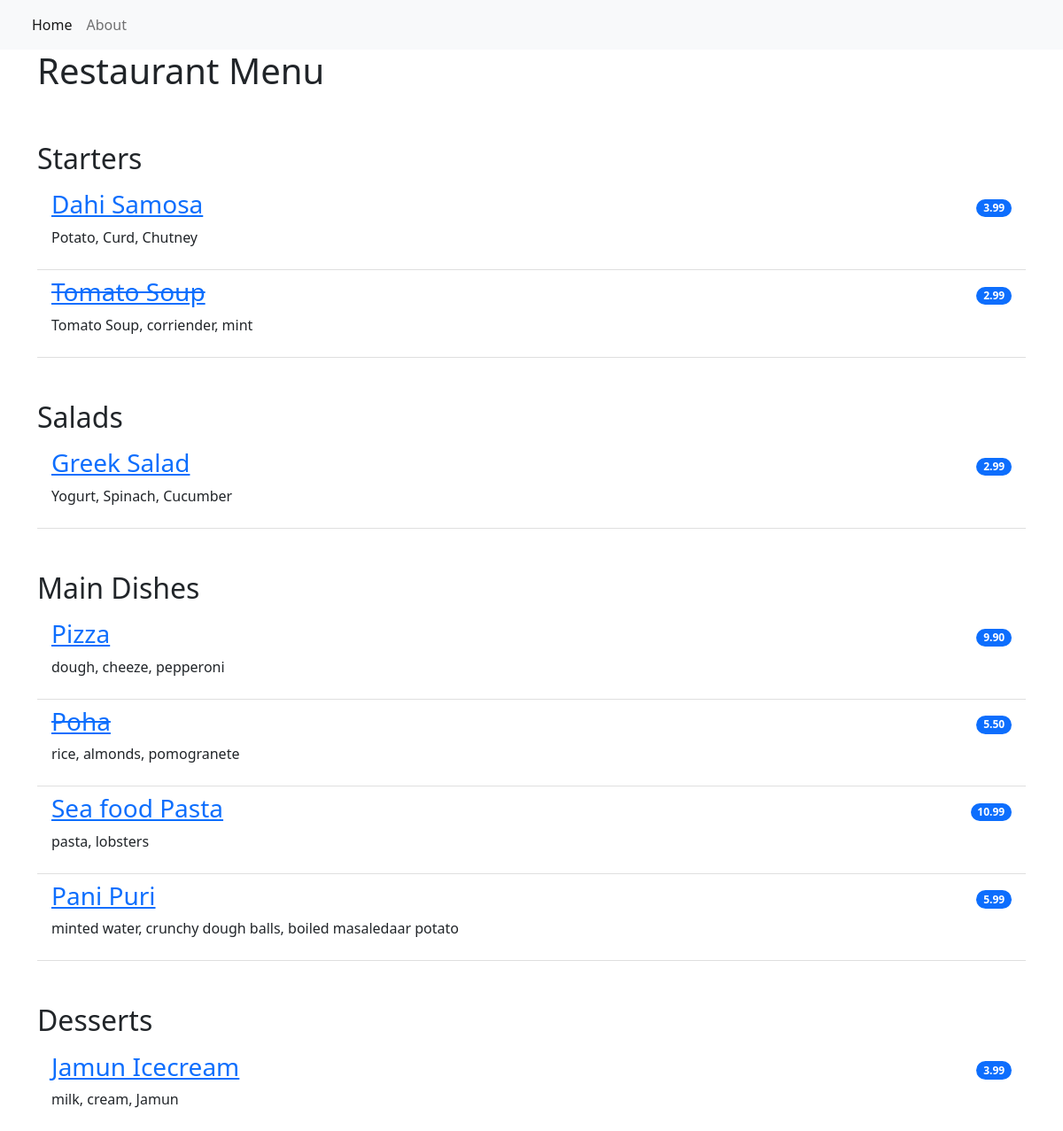
/, run on an earlier commit of the app's database.
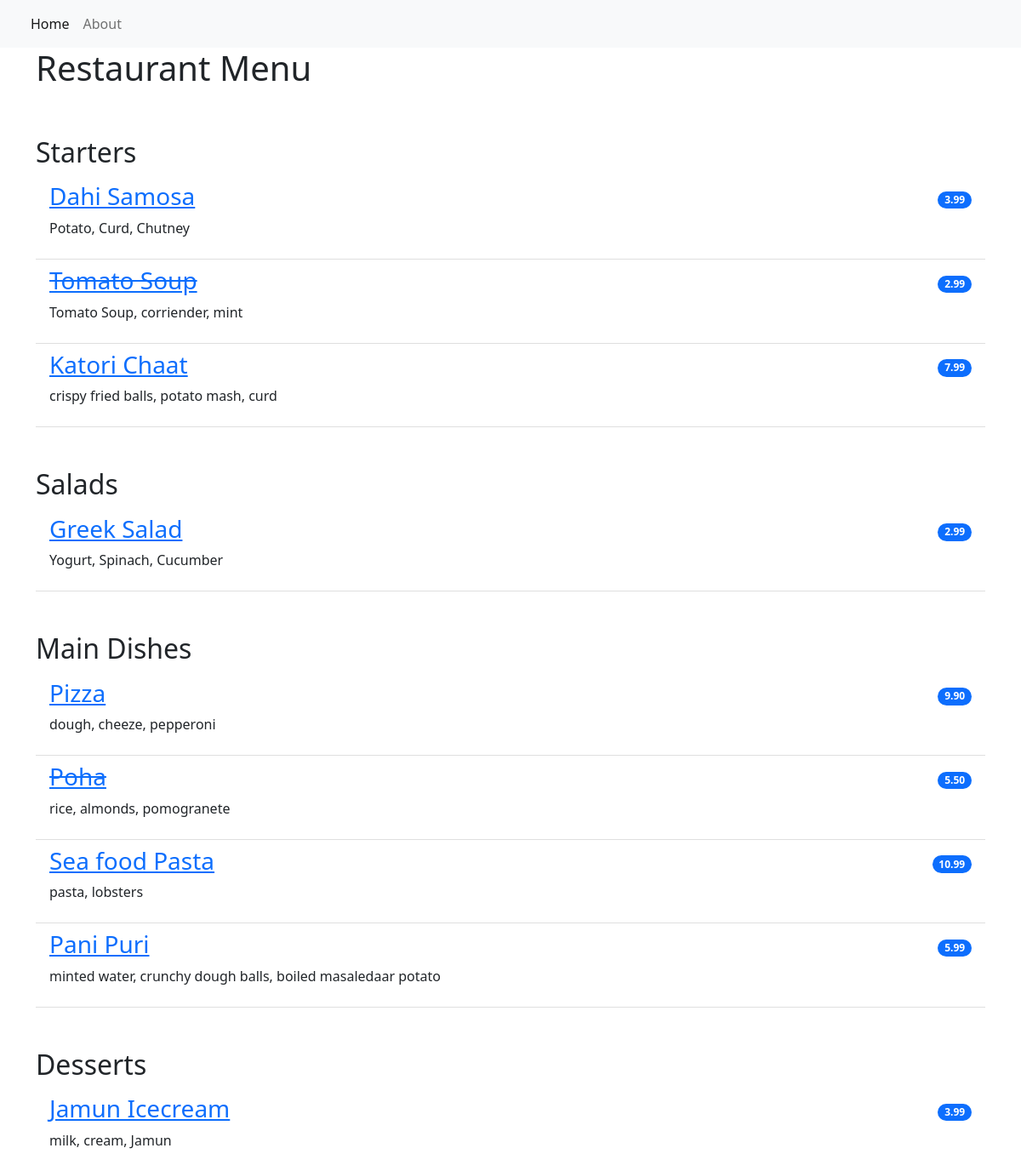
And on a later commit of the database.
### restaurant_menu/models.py (models this page shows, shortened)
class Item(models.Model):
    meal = models.CharField(max_length=1000, unique=True)
    description = models.CharField(max_length=2000)
    price = models.DecimalField(max_digits=10, decimal_places=2)
    meal_type = models.CharField(max_length=200, choices=MEAL_TYPE)
    author = models.ForeignKey(User, on_delete=models.PROTECT)
    status = models.IntegerField(choices=STATUS, default=1)
    date_created = models.DateTimeField(auto_now_add=True)
    date_updated = models.DateTimeField(auto_now=True)

### restaurant_menu/views.py (the view)
# urls.py: path('',views.MenuList.as_view(), name='home'),
class MenuList(generic.ListView):
    queryset = Item.objects.order_by("date_created")
    template_name = "index.html"
    def get_context_data(self, **kwargs):
        context = super().get_context_data(**kwargs)
        context["meals"] = MEAL_TYPE
        return context

### restaurant_menu/templates/index.html
{% extends 'base.html' %}
{% block content %}
<div class="container">
    <h1> Restaurant Menu </h1>
    <ul class="list-group list-group-flush">
        {% for meal in meals %}
            <h2 class="pt-5"> {{ meal.1 }}</h2>
            {% for row in item_list %}
                {% if row.meal_type == meal.0 %}
                    {% if row.status == 0 %}
                    <li class="list-group-item d-flex justify-content-between align-items-center border-0 pb-0">
                        <a href="{% url 'menu_item' row.pk %}"><h3><del>{{ row.meal }}</del></h3></a>
                        <span class="badge bg-primary rounded-pill">{{ row.price }}</span>
                    </li>
                    <li class="list-group-item pt-0">
                        <p>{{ row.description }}</p>
                    </li>
                        {% else %}
                    <li class="list-group-item d-flex justify-content-between align-items-center border-0 pb-0">
                        <a href="{% url 'menu_item' row.pk %}"><h3>{{ row.meal }}</h3></a>
                        <span class="badge bg-primary rounded-pill">{{ row.price }}</span>
                    </li>
                    <li class="list-group-item pt-0">
                        <p>{{ row.description }}</p>
                    </li>
                    {% endif %}
                {% endif %}
            {% endfor %}
        {% endfor %}
    </ul>
</div>
{% endblock content %}

### restaurant_menu/templates/base.html (shortened to what this page needs)
<!DOCTYPE html>
<html lang="en">
    <head>
        <link href="https://cdn.jsdelivr.net/npm/bootstrap@5.2.0-beta1/dist/css/bootstrap.min.css" rel="stylesheet"
>
    </head>
    <body>
        <nav class="navbar navbar-expand-lg bg-light">
            <div class="container-fluid">
                <div class="collapse navbar-collapse" id="navbarNav">
                    <ul class="navbar-nav">
                         <li class="nav-item">
                            <a class="nav-link active" aria-current="page" href="{% url 'home' %}">Home</a>
                        </li>
                        <li class="nav-item">
                            <a class="nav-link" aria-current="page" href="{% url 'about' %}">About</a>
                        </li>
                    </ul>
                </div>
            </div>
        </nav>
        {% block content %}
        {% endblock content %}
    </body>
</html>

What changed in the data, as far as the page shows it:
added Item: meal "Katori Chaat", price "7.99", description "crispy fried balls, potato mash, curd", shown under "Starters"
